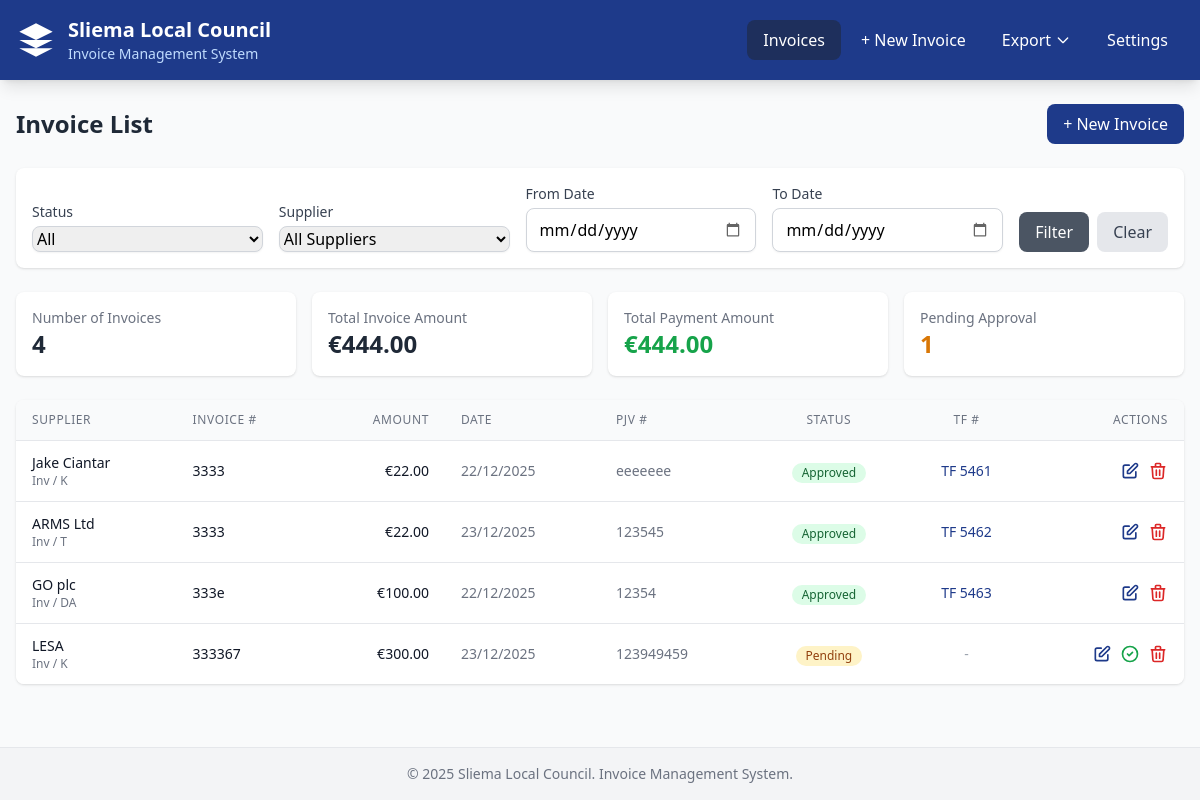
The app's page /invoices?sort_by=invoice_amount&sort_order=asc&status=all with its own data.
### models.py (models this page shows, shortened)
class Invoice(Base):
    __tablename__ = "invoices"
    id = Column(Integer, primary_key=True, index=True, autoincrement=True)
    supplier_id = Column(Integer, ForeignKey("suppliers.id"), nullable=False)
    invoice_amount = Column(Numeric(10, 2), nullable=False)
    payment_amount = Column(Numeric(10, 2), nullable=False)
    method_request = Column(
        String(10),
        nullable=False,
        info={'check': "method_request IN ('P', 'Inv', 'Rec', 'RFP', 'PP', 'DP', 'EC')"}
    )
    method_procurement = Column(
        String(10),
        nullable=False,
        info={'check': "method_procurement IN ('DA', 'D', 'T', 'K', 'R')"}
    )
    description = Column(Text, nullable=False)
    invoice_date = Column(Date, nullable=False)
    invoice_number = Column(String(100), nullable=False)
    po_number = Column(String(100), nullable=True)  # Purchase Order (optional)
    pjv_number = Column(String(100), nullable=False, unique=True)  # Purchase Journal Voucher (required)
    tf_number = Column(String(100), nullable=True)  # Transfer of Funds (only after approval)
    is_approved = Column(Boolean, default=False)
    approved_date = Column(Date, nullable=True)
    proposer_councillor = Column(String(255), nullable=True)
    seconder_councillor = Column(String(255), nullable=True)
    created_at = Column(DateTime, server_default=func.now())
    updated_at = Column(DateTime, server_default=func.now(), onupdate=func.now())
    is_deleted = Column(Boolean, default=False)
    supplier = relationship("Supplier", back_populates="invoices")
    __table_args__ = (
        CheckConstraint(
            "method_request IN ('P', 'Inv', 'Rec', 'RFP', 'PP', 'DP', 'EC')",
            name='check_method_request'
        ),
        CheckConstraint(
            "method_procurement IN ('DA', 'D', 'T', 'K', 'R')",
            name='check_method_procurement'
        ),
    )

class Supplier(Base):
    __tablename__ = "suppliers"
    id = Column(Integer, primary_key=True, index=True, autoincrement=True)
    name = Column(String(255), nullable=False, unique=True)
    created_at = Column(DateTime, server_default=func.now())
    invoices = relationship("Invoice", back_populates="supplier")

### routes/invoices.py (the view)
@router.get("", response_class=HTMLResponse)
async def list_invoices(
    request: Request,
    db: Session = Depends(get_db),
    status: Optional[str] = Query(None, description="Filter by status: pending, approved, all"),
    supplier_id: Optional[int] = Query(None, description="Filter by supplier"),
    date_from: Optional[str] = Query(None, description="Filter from date (YYYY-MM-DD)"),
    date_to: Optional[str] = Query(None, description="Filter to date (YYYY-MM-DD)"),
    sort_by: Optional[str] = Query("created_at", description="Sort field"),
    sort_order: Optional[str] = Query("desc", description="Sort order: asc or desc")
):
    query = db.query(Invoice).filter(Invoice.is_deleted == False)
    if status == "pending":
        query = query.filter(Invoice.is_approved == False)
    elif status == "approved":
        query = query.filter(Invoice.is_approved == True)
    if supplier_id:
        query = query.filter(Invoice.supplier_id == supplier_id)
    if date_from:
        try:
            from_date = datetime.strptime(date_from, "%Y-%m-%d").date()
            query = query.filter(Invoice.invoice_date >= from_date)
        except ValueError:
            pass
    if date_to:
        try:
            to_date = datetime.strptime(date_to, "%Y-%m-%d").date()
            query = query.filter(Invoice.invoice_date <= to_date)
        except ValueError:
            pass
    sort_column = getattr(Invoice, sort_by, Invoice.created_at)
    if sort_order == "asc":
        query = query.order_by(asc(sort_column))
    else:
        query = query.order_by(desc(sort_column))
    invoices = query.all()
    suppliers = db.query(Supplier).order_by(Supplier.name).all()
    total_invoice_amount = sum(float(inv.invoice_amount) for inv in invoices)
    total_payment_amount = sum(float(inv.payment_amount) for inv in invoices)
    return templates.TemplateResponse(
        "invoice_list.html",
        {
            "request": request,
            "invoices": invoices,
            "suppliers": suppliers,
            "filters": {
                "status": status or "all",
                "supplier_id": supplier_id,
                "date_from": date_from,
                "date_to": date_to,
                "sort_by": sort_by,
                "sort_order": sort_order
            },
            "totals": {
                "invoice_amount": total_invoice_amount,
                "payment_amount": total_payment_amount,
                "count": len(invoices)
            }
        }
    )

### templates/invoice_list.html (shortened to what this page needs)
{% extends "base.html" %}
{% block content %}
<div class="space-y-6">
    <div class="flex justify-between items-center">
        <h2 class="text-2xl font-bold text-gray-800">Invoice List</h2>
        <a href="/invoices/create" class="bg-malta-blue text-white px-4 py-2 rounded-lg hover:bg-malta-blue-dark transition">
            + New Invoice
        </a>
    </div>
    <div class="bg-white rounded-lg shadow p-4">
        <form method="GET" action="/invoices" class="flex flex-wrap gap-4 items-end">
            <div class="flex-1 min-w-[150px]">
                <label class="block text-sm font-medium text-gray-700 mb-1">Status</label>
                <select name="status" class="w-full rounded-lg border-gray-300 shadow-sm focus:border-malta-blue focus:ring-malta-blue">
                    <option value="all" {% if filters.status == 'all' %}selected{% endif %}>All</option>
                </select>
            </div>
            <div class="flex-1 min-w-[150px]">
                <label class="block text-sm font-medium text-gray-700 mb-1">Supplier</label>
                <select name="supplier_id" class="w-full rounded-lg border-gray-300 shadow-sm focus:border-malta-blue focus:ring-malta-blue">
                    <option value="">All Suppliers</option>
                </select>
            </div>
            <div class="flex-1 min-w-[150px]">
                <label class="block text-sm font-medium text-gray-700 mb-1">From Date</label>
                <input type="date" name="date_from" value="{{ filters.date_from or '' }}" class="w-full rounded-lg border-gray-300 shadow-sm focus:border-malta-blue focus:ring-malta-blue">
            </div>
            <div class="flex-1 min-w-[150px]">
                <label class="block text-sm font-medium text-gray-700 mb-1">To Date</label>
                <input type="date" name="date_to" value="{{ filters.date_to or '' }}" class="w-full rounded-lg border-gray-300 shadow-sm focus:border-malta-blue focus:ring-malta-blue">
            </div>
            <div class="flex gap-2">
                <button type="submit" class="bg-gray-600 text-white px-4 py-2 rounded-lg hover:bg-gray-700 transition">
                    Filter
                </button>
                <a href="/invoices" class="bg-gray-200 text-gray-700 px-4 py-2 rounded-lg hover:bg-gray-300 transition">
                    Clear
                </a>
            </div>
        </form>
    </div>
    <div class="grid grid-cols-1 md:grid-cols-4 gap-4">
        <div class="bg-white rounded-lg shadow p-4">
            <p class="text-sm text-gray-500">Number of Invoices</p>
            <p class="text-2xl font-bold text-gray-800">{{ totals.count }}</p>
        </div>
        <div class="bg-white rounded-lg shadow p-4">
            <p class="text-sm text-gray-500">Total Invoice Amount</p>
            <p class="text-2xl font-bold text-gray-800">&euro;{{ "%.2f"|format(totals.invoice_amount) }}</p>
        </div>
        <div class="bg-white rounded-lg shadow p-4">
            <p class="text-sm text-gray-500">Total Payment Amount</p>
            <p class="text-2xl font-bold text-green-600">&euro;{{ "%.2f"|format(totals.payment_amount) }}</p>
        </div>
        <div class="bg-white rounded-lg shadow p-4">
            <p class="text-sm text-gray-500">Pending Approval</p>
            <p class="text-2xl font-bold text-amber-600">{{ invoices|selectattr('is_approved', 'false')|list|length }}</p>
        </div>
    </div>
    <div class="bg-white rounded-lg shadow overflow-hidden">
        <div class="overflow-x-auto">
            <table class="min-w-full divide-y divide-gray-200">
                <thead class="bg-gray-50">
                    <tr>
                        <th scope="col" class="px-4 py-3 text-left text-xs font-medium text-gray-500 uppercase tracking-wider">
                            <a href="?sort_by=supplier_id&sort_order={% if filters.sort_by == 'supplier_id' and filters.sort_order == 'asc' %}desc{% else %}asc{% endif %}&status={{ filters.status }}" class="hover:text-gray-700">
                                Supplier
                            </a>
                        </th>
                        <th scope="col" class="px-4 py-3 text-left text-xs font-medium text-gray-500 uppercase tracking-wider">
                            <a href="?sort_by=invoice_number&sort_order={% if filters.sort_by == 'invoice_number' and filters.sort_order == 'asc' %}desc{% else %}asc{% endif %}&status={{ filters.status }}" class="hover:text-gray-700">
                                Invoice #
                            </a>
                        </th>
                        <th scope="col" class="px-4 py-3 text-right text-xs font-medium text-gray-500 uppercase tracking-wider">
                            <a href="?sort_by=invoice_amount&sort_order={% if filters.sort_by == 'invoice_amount' and filters.sort_order == 'asc' %}desc{% else %}asc{% endif %}&status={{ filters.status }}" class="hover:text-gray-700">
                                Amount
                            </a>
                        </th>
                        <th scope="col" class="px-4 py-3 text-left text-xs font-medium text-gray-500 uppercase tracking-wider">
                            <a href="?sort_by=invoice_date&sort_order={% if filters.sort_by == 'invoice_date' and filters.sort_order == 'asc' %}desc{% else %}asc{% endif %}&status={{ filters.status }}" class="hover:text-gray-700">
                                Date
                            </a>
                        </th>
                        <th scope="col" class="px-4 py-3 text-left text-xs font-medium text-gray-500 uppercase tracking-wider">
                            PJV #
                        </th>
                        <th scope="col" class="px-4 py-3 text-center text-xs font-medium text-gray-500 uppercase tracking-wider">
                            Status
                        </th>
                        <th scope="col" class="px-4 py-3 text-center text-xs font-medium text-gray-500 uppercase tracking-wider">
                            TF #
                        </th>
                        <th scope="col" class="px-4 py-3 text-right text-xs font-medium text-gray-500 uppercase tracking-wider">
                            Actions
                        </th>
                    </tr>
                </thead>
                <tbody class="bg-white divide-y divide-gray-200">
                    {% for invoice in invoices %}
                    <tr class="hover:bg-gray-50">
                        <td class="px-4 py-3 whitespace-nowrap">
                            <div class="text-sm font-medium text-gray-900">{{ invoice.supplier.name }}</div>
                            <div class="text-xs text-gray-500">{{ invoice.method_request }} / {{ invoice.method_procurement }}</div>
                        </td>
                        <td class="px-4 py-3 whitespace-nowrap text-sm text-gray-900">
                            {{ invoice.invoice_number }}
                        </td>
                        <td class="px-4 py-3 whitespace-nowrap text-sm text-right text-gray-900">
                            &euro;{{ "%.2f"|format(invoice.payment_amount) }}
                        </td>
                        <td class="px-4 py-3 whitespace-nowrap text-sm text-gray-500">
                            {{ invoice.invoice_date.strftime('%d/%m/%Y') }}
                        </td>
                        <td class="px-4 py-3 whitespace-nowrap text-sm text-gray-500">
                            {{ invoice.pjv_number }}
                        </td>
                        <td class="px-4 py-3 whitespace-nowrap text-center">
                            {% if invoice.is_approved %}
                            <span class="inline-flex items-center px-2.5 py-0.5 rounded-full text-xs font-medium bg-green-100 text-green-800">
                                Approved
                            </span>
                            {% else %}
                            <span class="inline-flex items-center px-2.5 py-0.5 rounded-full text-xs font-medium bg-amber-100 text-amber-800">
                                Pending
                            </span>
                            {% endif %}
                        </td>
                        <td class="px-4 py-3 whitespace-nowrap text-sm text-center font-medium">
                            {% if invoice.tf_number %}
                            <span class="text-malta-blue">{{ invoice.tf_number }}</span>
                            {% else %}
                            <span class="text-gray-400">-</span>
                            {% endif %}
                        </td>
                        <td class="px-4 py-3 whitespace-nowrap text-right text-sm">
                            <div class="flex justify-end gap-2">
                                <a href="/invoices/{{ invoice.id }}/edit" class="text-malta-blue hover:text-malta-blue-dark" title="Edit">
                                    <svg class="w-5 h-5" fill="none" stroke="currentColor" viewBox="0 0 24 24">
                                        <path stroke-linecap="round" stroke-linejoin="round" stroke-width="2" d="M11 5H6a2 2 0 00-2 2v11a2 2 0 002 2h11a2 2 0 002-2v-5m-1.414-9.414a2 2 0 112.828 2.828L11.828 15H9v-2.828l8.586-8.586z"></path>
                                    </svg>
                                </a>
                                {% if not invoice.is_approved %}
                                <button onclick="showApproveModal({{ invoice.id }}, '{{ invoice.supplier.name }}', '{{ invoice.invoice_number }}')" class="text-green-600 hover:text-green-800" title="Approve">
                                    <svg class="w-5 h-5" fill="none" stroke="currentColor" viewBox="0 0 24 24">
                                        <path stroke-linecap="round" stroke-linejoin="round" stroke-width="2" d="M9 12l2 2 4-4m6 2a9 9 0 11-18 0 9 9 0 0118 0z"></path>
                                    </svg>
                                </button>
                                {% endif %}
                                <button onclick="showDeleteModal({{ invoice.id }}, '{{ invoice.supplier.name }}', '{{ invoice.invoice_number }}')" class="text-red-600 hover:text-red-800" title="Delete">
                                    <svg class="w-5 h-5" fill="none" stroke="currentColor" viewBox="0 0 24 24">
                                        <path stroke-linecap="round" stroke-linejoin="round" stroke-width="2" d="M19 7l-.867 12.142A2 2 0 0116.138 21H7.862a2 2 0 01-1.995-1.858L5 7m5 4v6m4-6v6m1-10V4a1 1 0 00-1-1h-4a1 1 0 00-1 1v3M4 7h16"></path>
                                    </svg>
                                </button>
                            </div>
                        </td>
                    </tr>
                    {% else %}
                    <tr>
                        <td colspan="8" class="px-4 py-8 text-center text-gray-500">
                            No invoices found. <a href="/invoices/create" class="text-malta-blue hover:underline">Create a new one</a>.
                        </td>
                    </tr>
                    {% endfor %}
                </tbody>
            </table>
        </div>
    </div>
</div>
{% endblock %}

### static/css/styles.css (style rules this page uses)
input[type="text"], input[type="number"], input[type="date"], input[type="email"], select, textarea { padding: 0.5rem 0.75rem; border: 1px solid #d1d5db; border-radius: 0.5rem; width: 100%; transition: border-color 0.15s ease-in-out, box-shadow 0.15s ease-in-out; }
button, a.bg-malta-blue, a.bg-gray-200, a.bg-gray-600 { transition: all 0.15s ease-in-out; }
.bg-amber-100 { animation: pulse 2s infinite; }

### records on screen
Invoice: supplier.name "Jake Ciantar", method_request "Inv", method_procurement "K", invoice_number "3333", payment_amount "22.00", invoice_date "22/12/2025", pjv_number "eeeeeee", is_approved "Approved", tf_number "TF 5461"
Invoice: supplier.name "ARMS Ltd", method_request "Inv", method_procurement "T", invoice_number "3333", payment_amount "22.00", invoice_date "23/12/2025", pjv_number "123545", is_approved "Approved", tf_number "TF 5462"
Invoice: supplier.name "GO plc", method_request "Inv", method_procurement "DA", invoice_number "333e", payment_amount "100.00", invoice_date "22/12/2025", pjv_number "12354", is_approved "Approved", tf_number "TF 5463"
Invoice: supplier.name "LESA", method_request "Inv", method_procurement "K", invoice_number "333367", payment_amount "300.00", invoice_date "23/12/2025", pjv_number "123949459", is_approved "Pending"

### other values on screen
{{ totals.count }} "4"
{{ "%.2f"|format(totals.invoice_amount) }} "444.00"
{{ "%.2f"|format(totals.payment_amount) }} "444.00"
{{ invoices|selectattr('is_approved', 'false')|list|length }} "1"
